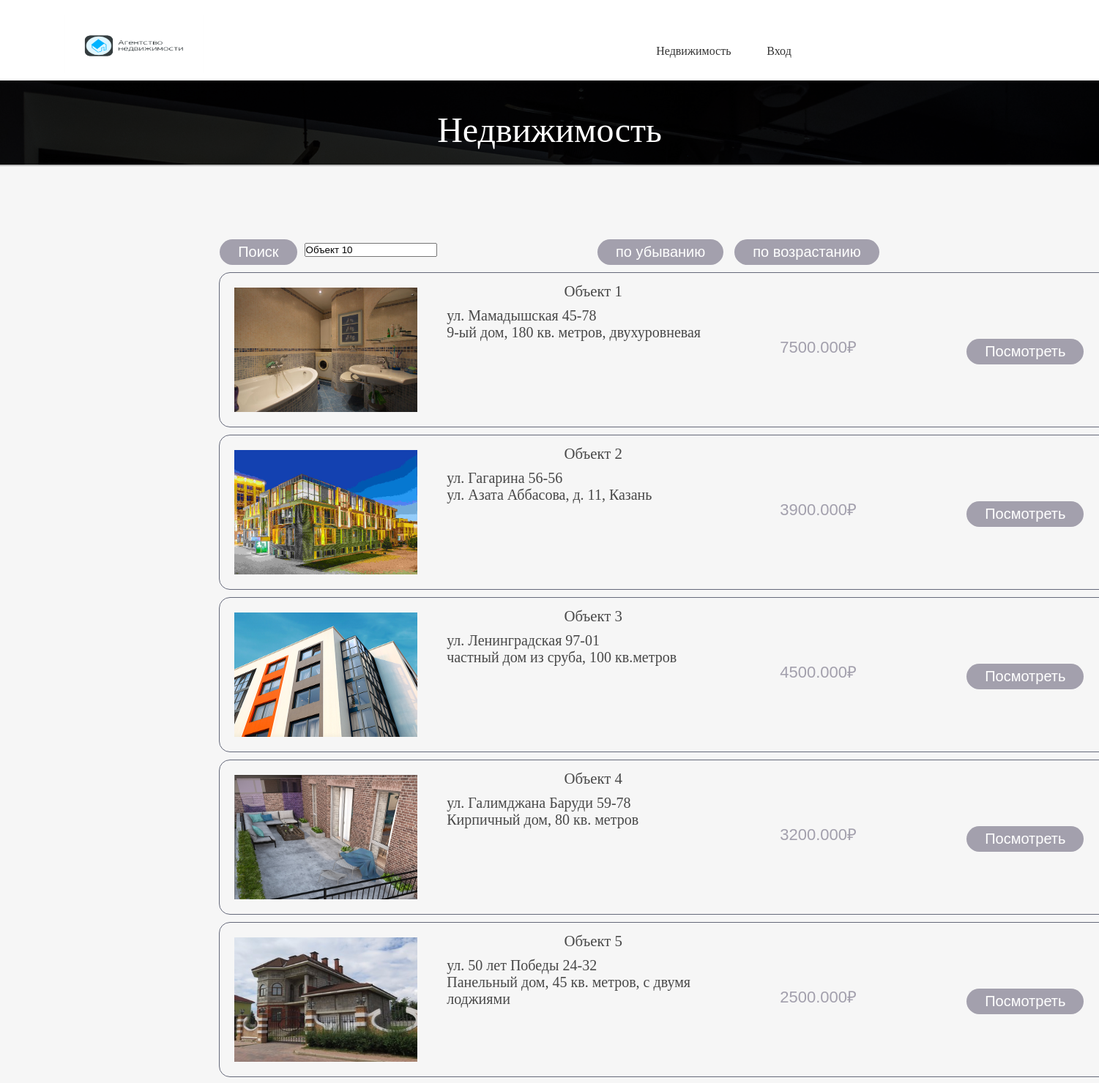
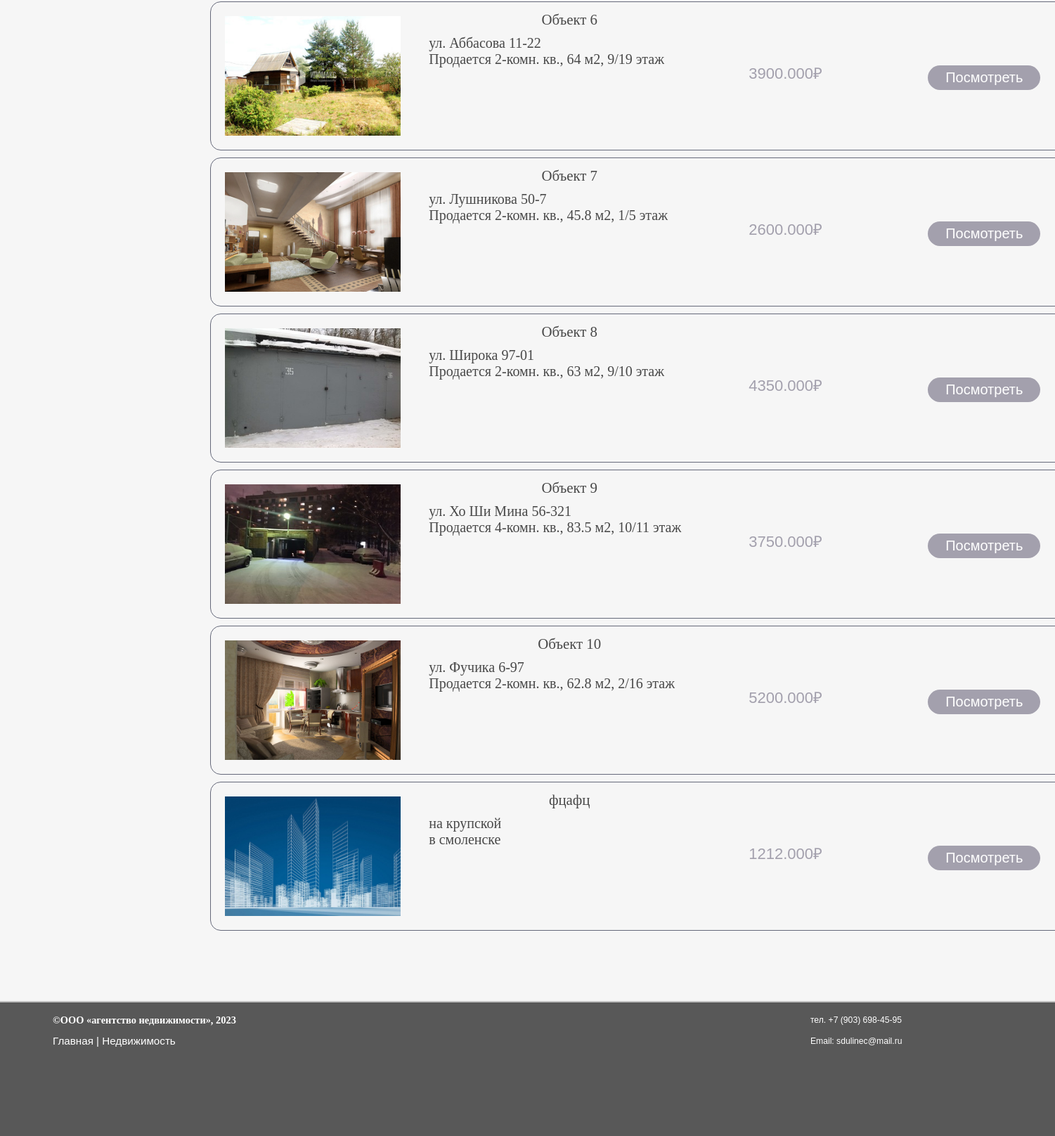
Screenshot of /testitgrade/house.php with the database file from the repository (2 pictures, top to bottom).
### tables this page shows
CREATE TABLE `houses` (
  `House_id` int(11) NOT NULL,
  `Name` varchar(255) DEFAULT NULL,
  `Adress` varchar(100) DEFAULT NULL,
  `Description` varchar(255) DEFAULT NULL,
  `Price` decimal(65,3) DEFAULT NULL,
  `Type` int(11) DEFAULT NULL,
  `img` varchar(255) DEFAULT NULL
);

### testitgrade/house.php (the view, shortened to what this page needs)
<?php
$mysql = new mysqli('localhost','root','root','test_itgrade');
$sql3 = mysqli_query($mysql, "SELECT * FROM `houses`");
 ?>
<!DOCTYPE html>
<html>
<head>
	<link rel="stylesheet" type="text/css" href="stel3.css">
</head>
<body >
<header id="header">
	<div id="logo"  onclick="slowScroll('#top')">
	<a href="index.php"><img  class="mg" src="logo.png"></a>
	</div>
	<div id="about">
	</div>
	<div id="vhod">
		<?php if($_COOKIE['user'] == ''): ?>
			<a href="#papup_1" class="link">Недвижимость</a>
			<a href="#papup_1" class="link">Вход</a>
		<?php else :($_COOKIE['user']) ?>
			<a class="profile_1" href="profile.php?id=<?=$_COOKIE['user_id'] ?>">Привет, <?=$_COOKIE['user'] ?>!</a>
			<a href="#papup_1" class="link">Недвижимость</a>
			<a href="/exit.php">Выйти</a>
		<?php endif; ?>
	</div>
</header>
	<div id="top">
		<h4>Недвижимость</h4>
		<h3></h3>
	</div>
	<div id="main">
		<div class="search1" onload="onload();">
			<input type="text" name="sertch" class="enter" value="Объект 10" id="src"/>
			<input type="button" value="Поиск" id="kk" />
		</div>
		<div class="search">
			<a data-id="1" class="btn descending">по возрастанию</a>
		</div>
		<div class="search">
			<a data-id="1" class="btn ascending">по убыванию</a>
		</div>
		<div class="intros">
			<?php while ($result3 = mysqli_fetch_array($sql3)):?>
				<div class="block" data-quantity="1">
				    <div class="inside">
						<div class="img-profle">
							<img class="img-house" src="images/<?= $result3['img']?>">
						</div>
                    <div class="description">
						<div class="name"><?php echo"{$result3['Name']}"; ?></div>
						<div class="text1"><?php echo ($result3['Adress']) ?></div>
						<div class="text1"><?php echo ($result3['Description']) ?></div>
                    </div>
                    <div class="price">
						<div class="text"><?php echo ($result3['Price']) ?>₽</div>
                    </div>
                <div class="add">
                	<a data-id="<?php echo"{$result3['House_id']}"; ?>" href="orders.php?id=<?= $result3['House_id']?>" class="btn item_add_to_cart2">Посмотреть</a>
                </div>
                <div class="add">
                </div>
                </div>
            </div>
            <?php endwhile; ?>
		</div>
	</div>
<div id="PD">
	<div class="V1">
		<span class="heading">©ООО «агентство недвижимости», 2023</span>
		<p><a href="index.php">Главная</a> | <a href="#papup_3">Недвижимость</a>
	</div>
	<div class="F1">
		<p>тел. +7 (903) 698-45-95</p>
		<p>Email: sdulinec@mail.ru</p>
	</div>
</div>
</body>
</html>

### testitgrade/stel3.css (style rules this page uses)
* { margin: 0; padding: 0; outline: none;; }
h1, h2, h3, h4, h5 { font-family: 'Roboto Slab', serif; font-weight: lighter; text-align: center; }
body,html { width: 100%; height: auto; background: #5e5e5e; }
body { background-color: #fafafa; font-family: Trebuchet MS,Heverica; }
a.link { color: #343434; text-decoration: none; }
header { width: 100%; padding: 10px 0.5% 0px 0.5%; background: #fff; float: left; position: fixed; }
header #logo { color: #fff; cursor: pointer; }
header #logo img { width: 190px; height: 80px; padding-left: 80px; }
@media (min-width: 701px) { #logo { float: left; width: 20%; font-size:1.1em; } }
@media (min-width: 701px) { #about { float: left; width: 520px; } }
#about { text-align: center; font-size: 1em; line-height: 40px; padding-top: 15px; margin-bottom: 10px; }
#vhod { text-align: center; float: right; font-size: 1em; width: 640px; line-height: 40px; padding-top: 15px; padding-right: 200px; margin-bottom: 10px; }
#vhod a:not(:last-child) { margin-right: 7%; }
#vhod a { text-decoration: none; }
#top { width: 100%; height: auto; background-image: url(images/dsc-8159.jpg); background-blend-mode: multiply; background-color: #2e3a44; background-size: cover; text-align: center; font-size: 3em; }
@media (min-width: 1001px) { #top { font-size: 3em; } }
#top h4 { color: #fff; padding-top: 10% }
#top h3 { color: #ccc; padding: 10px; }
#main { padding: 80px 20%; width: 60%; float: left; background-color: #f6f6f6; border-top: 2px solid silver; color: #484848; font-size: 1.3em; }
@media (min-width: 1401px) { #main { padding: 100px 20%; width: 60%; } }
#main .intro, .text ,.intro1 ,.text2 { width: 48%; margin-right: 2%; float: left; }
#PD { padding: 10px 5%; width: 90%; height: 170px; background-color: #585858; border-top: 2px solid silver; float: left; }
#PD { font-size: 1em; line-height: 30px; }
#PD .heading { color: #fff; font-size: 0.9em; font-weight: bold; }
#PD p { font-family: Arimo, Helvetica, sans-serif; -webkit-font-smoothing: antialiased; color: #fff; font-size: 0.95em; }
#PD .V1 { float: left; left: 20px; top: 5px; width: 300px; height: 64px; }
#PD a { text-decoration: none; color: #fff }
#PD .F1 { float: right; right: 20px; top: 20px; width: 273px; height: 64px; }
#PD .F1 { font-size: 0.8em; }
img, .img-profle { width: 250px; height: 170px; padding: 10px; display: block; margin-left: auto; float: left; margin-right: auto; }
.block .btn { display: inline-block; box-sizing: border-box; cursor: pointer; font-family: Arial; height: 35px; border-radius: 18px; padding: 0 25px; color: #fff; font-family: 'Rotonda', arial, sans-serif; font-size: 20px; text-decoration: none; background-color: #a3a0ad; line-height: 35px; border: 0; float: left; }
.inside { border: 1px solid transparent; border-radius: 15px; position: relative; float: left; border-color: #65697a; margin-left: -1px; margin-right: -1px; width: max-content; margin-top: 10px; height: 210px; }
.name { margin-bottom: 10px; }
.description { height: 183px; position: relative; overflow: hidden; float: left; margin-bottom: 20px; padding: 13px 40px; width: 400px; }
.price { font-size: 22px; color: #a3a0ad; line-height: 24px; width: 210px; float: left; padding: 90px 15px; font-family: 'Rotonda', arial, sans-serif; margin-bottom: 20px; }
.text1 { text-align: left; font-size: 20px; }
.add { padding: 90px 15px;; width: 160px; float: left; height: 35px; }
.block { text-align: center; border-color: #d6d4d4; box-sizing: border-box; margin-bottom: 0; height: 75px; width: max-content; }
.btn { display: inline-block; box-sizing: border-box; cursor: pointer; font-family: Arial; height: 35px; border-radius: 18px; padding: 0 25px; margin-left: 15px; color: #fff; font-family: 'Rotonda', arial, sans-serif; font-size: 20px; text-decoration: none; background-color: #a3a0ad; line-height: 35px; border: 0; float: left; }
.search { float: right; }
.search1 { float: left; }
input[type="text"] { margin-left: 10px; }
input#kk { display: inline-block; box-sizing: border-box; cursor: pointer; font-family: Arial; height: 35px; border-radius: 18px; padding: 0 25px; color: #fff; font-family: 'Rotonda', arial, sans-serif; font-size: 20px; text-decoration: none; background-color: #a3a0ad; line-height: 35px; border: 0; float: left; }

### rows the page displays
houses: img (picture), Name "Объект 1", Adress "ул. Мамадышская 45-78", Description "9-ый дом, 180 кв. метров, двухуровневая", Price "7500.000"
houses: img (picture), Name "Объект 2", Adress "ул. Гагарина 56-56", Description "ул. Азата Аббасова, д. 11, Казань", Price "3900.000"
houses: img (picture), Name "Объект 3", Adress "ул. Ленинградская 97-01", Description "частный дом из сруба, 100 кв.метров", Price "4500.000"
houses: img (picture), Name "Объект 4", Adress "ул. Галимджана Баруди 59-78", Description "Кирпичный дом, 80 кв. метров", Price "3200.000"
houses: img (picture), Name "Объект 5", Adress "ул. 50 лет Победы 24-32", Description "Панельный дом, 45 кв. метров, с двумя лоджиями", Price "2500.000"
houses: img (picture), Name "Объект 6", Adress "ул. Аббасова 11-22", Description "Продается 2-комн. кв., 64 м2, 9/19 этаж", Price "3900.000"
houses: img (picture), Name "Объект 7", Adress "ул. Лушникова 50-7", Description "Продается 2-комн. кв., 45.8 м2, 1/5 этаж", Price "2600.000"
houses: img (picture), Name "Объект 8", Adress "ул. Широка 97-01", Description "Продается 2-комн. кв., 63 м2, 9/10 этаж", Price "4350.000"
houses: img (picture), Name "Объект 9", Adress "ул. Хо Ши Мина 56-321", Description "Продается 4-комн. кв., 83.5 м2, 10/11 этаж", Price "3750.000"
houses: img (picture), Name "Объект 10", Adress "ул. Фучика 6-97", Description "Продается 2-комн. кв., 62.8 м2, 2/16 этаж", Price "5200.000"
houses: img (picture), Name "фцафц", Adress "на крупской", Description "в смоленске", Price "1212.000"
